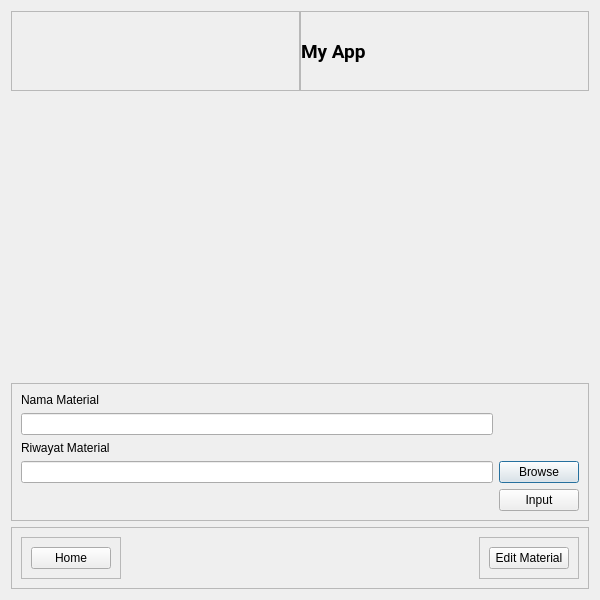
<?xml version="1.0" encoding="UTF-8"?>
<ui version="4.0">
 <class>formMaterialDialog</class>
 <widget class="QDialog" name="formMaterialDialog">
  <property name="geometry">
   <rect>
    <x>0</x>
    <y>0</y>
    <width>600</width>
    <height>600</height>
   </rect>
  </property>
  <property name="minimumSize">
   <size>
    <width>600</width>
    <height>600</height>
   </size>
  </property>
  <property name="windowTitle">
   <string>Material</string>
  </property>
  <layout class="QVBoxLayout" name="verticalLayout">
   <item>
    <layout class="QHBoxLayout" name="horizontalLayout_5">
     <property name="spacing">
      <number>0</number>
     </property>
     <item>
      <widget class="QFrame" name="frame_2">
       <property name="maximumSize">
        <size>
         <width>16777215</width>
         <height>150</height>
        </size>
       </property>
       <property name="frameShape">
        <enum>QFrame::StyledPanel</enum>
       </property>
       <property name="frameShadow">
        <enum>QFrame::Raised</enum>
       </property>
       <layout class="QHBoxLayout" name="horizontalLayout_2">
        <property name="spacing">
         <number>0</number>
        </property>
        <property name="leftMargin">
         <number>0</number>
        </property>
        <property name="topMargin">
         <number>0</number>
        </property>
        <property name="rightMargin">
         <number>0</number>
        </property>
        <property name="bottomMargin">
         <number>0</number>
        </property>
        <item>
         <spacer name="horizontalSpacer_4">
          <property name="orientation">
           <enum>Qt::Horizontal</enum>
          </property>
          <property name="sizeHint" stdset="0">
           <size>
            <width>40</width>
            <height>20</height>
           </size>
          </property>
         </spacer>
        </item>
        <item>
         <widget class="QLabel" name="label_5">
          <property name="sizePolicy">
           <sizepolicy hsizetype="Preferred" vsizetype="Preferred">
            <horstretch>0</horstretch>
            <verstretch>0</verstretch>
           </sizepolicy>
          </property>
          <property name="minimumSize">
           <size>
            <width>78</width>
            <height>78</height>
           </size>
          </property>
          <property name="maximumSize">
           <size>
            <width>78</width>
            <height>78</height>
           </size>
          </property>
          <property name="baseSize">
           <size>
            <width>0</width>
            <height>0</height>
           </size>
          </property>
          <property name="styleSheet">
           <string notr="true">image: url(:/Logo/Artboard 22-75.png);</string>
          </property>
          <property name="text">
           <string/>
          </property>
          <property name="alignment">
           <set>Qt::AlignRight|Qt::AlignTrailing|Qt::AlignVCenter</set>
          </property>
         </widget>
        </item>
       </layout>
      </widget>
     </item>
     <item>
      <widget class="QFrame" name="frame_4">
       <property name="maximumSize">
        <size>
         <width>16777215</width>
         <height>150</height>
        </size>
       </property>
       <property name="frameShape">
        <enum>QFrame::StyledPanel</enum>
       </property>
       <property name="frameShadow">
        <enum>QFrame::Raised</enum>
       </property>
       <layout class="QHBoxLayout" name="horizontalLayout_7">
        <property name="spacing">
         <number>0</number>
        </property>
        <property name="leftMargin">
         <number>0</number>
        </property>
        <property name="topMargin">
         <number>0</number>
        </property>
        <property name="rightMargin">
         <number>0</number>
        </property>
        <property name="bottomMargin">
         <number>0</number>
        </property>
        <item>
         <widget class="QLabel" name="label_6">
          <property name="font">
           <font>
            <family>Roboto</family>
            <pointsize>14</pointsize>
            <weight>75</weight>
            <bold>true</bold>
           </font>
          </property>
          <property name="text">
           <string>My App</string>
          </property>
         </widget>
        </item>
        <item>
         <spacer name="horizontalSpacer_5">
          <property name="orientation">
           <enum>Qt::Horizontal</enum>
          </property>
          <property name="sizeHint" stdset="0">
           <size>
            <width>40</width>
            <height>20</height>
           </size>
          </property>
         </spacer>
        </item>
       </layout>
      </widget>
     </item>
    </layout>
   </item>
   <item>
    <spacer name="verticalSpacer">
     <property name="orientation">
      <enum>Qt::Vertical</enum>
     </property>
     <property name="sizeHint" stdset="0">
      <size>
       <width>548</width>
       <height>280</height>
      </size>
     </property>
    </spacer>
   </item>
   <item>
    <widget class="QFrame" name="frame_5">
     <property name="frameShape">
      <enum>QFrame::StyledPanel</enum>
     </property>
     <property name="frameShadow">
      <enum>QFrame::Raised</enum>
     </property>
     <layout class="QGridLayout" name="gridLayout_2">
      <item row="2" column="0">
       <widget class="QLabel" name="label_7">
        <property name="text">
         <string>Riwayat Material</string>
        </property>
       </widget>
      </item>
      <item row="0" column="0">
       <widget class="QLabel" name="label_8">
        <property name="text">
         <string>Nama Material</string>
        </property>
       </widget>
      </item>
      <item row="1" column="0">
       <widget class="QLineEdit" name="lineMaterial"/>
      </item>
      <item row="3" column="1">
       <widget class="QPushButton" name="buttonBrowse">
        <property name="text">
         <string>Browse</string>
        </property>
       </widget>
      </item>
      <item row="3" column="0">
       <widget class="QLineEdit" name="lineRiwayat">
        <property name="readOnly">
         <bool>true</bool>
        </property>
        <property name="placeholderText">
         <string extracomment="asdadaaadasda"/>
        </property>
       </widget>
      </item>
      <item row="5" column="1">
       <widget class="QPushButton" name="buttonInput">
        <property name="text">
         <string>Input</string>
        </property>
       </widget>
      </item>
     </layout>
    </widget>
   </item>
   <item>
    <widget class="QFrame" name="frame_6">
     <property name="minimumSize">
      <size>
       <width>0</width>
       <height>0</height>
      </size>
     </property>
     <property name="frameShape">
      <enum>QFrame::StyledPanel</enum>
     </property>
     <property name="frameShadow">
      <enum>QFrame::Raised</enum>
     </property>
     <layout class="QHBoxLayout" name="horizontalLayout_8">
      <item>
       <widget class="QFrame" name="frame_8">
        <property name="frameShape">
         <enum>QFrame::StyledPanel</enum>
        </property>
        <property name="frameShadow">
         <enum>QFrame::Raised</enum>
        </property>
        <layout class="QGridLayout" name="gridLayout_5">
         <item row="0" column="0">
          <widget class="QPushButton" name="buttonHome">
           <property name="text">
            <string>Home</string>
           </property>
          </widget>
         </item>
        </layout>
       </widget>
      </item>
      <item>
       <spacer name="horizontalSpacer_6">
        <property name="orientation">
         <enum>Qt::Horizontal</enum>
        </property>
        <property name="sizeHint" stdset="0">
         <size>
          <width>40</width>
          <height>20</height>
         </size>
        </property>
       </spacer>
      </item>
      <item>
       <widget class="QFrame" name="frame_10">
        <property name="frameShape">
         <enum>QFrame::StyledPanel</enum>
        </property>
        <property name="frameShadow">
         <enum>QFrame::Raised</enum>
        </property>
        <layout class="QGridLayout" name="gridLayout_7">
         <item row="0" column="0">
          <widget class="QPushButton" name="buttonEditMaterial">
           <property name="text">
            <string>Edit Material</string>
           </property>
          </widget>
         </item>
        </layout>
       </widget>
      </item>
     </layout>
    </widget>
   </item>
  </layout>
 </widget>
 <resources>
  <include location="source1.qrc"/>
 </resources>
 <connections/>
</ui>
